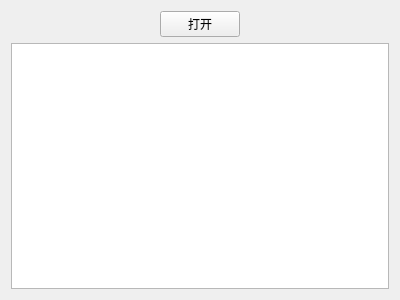
<?xml version="1.0" encoding="UTF-8"?>
<ui version="4.0">
 <class>Widget</class>
 <widget class="QWidget" name="Widget">
  <property name="geometry">
   <rect>
    <x>0</x>
    <y>0</y>
    <width>400</width>
    <height>300</height>
   </rect>
  </property>
  <property name="windowTitle">
   <string>Widget</string>
  </property>
  <layout class="QGridLayout" name="gridLayout">
   <item row="0" column="0">
    <spacer name="horizontalSpacer">
     <property name="orientation">
      <enum>Qt::Horizontal</enum>
     </property>
     <property name="sizeHint" stdset="0">
      <size>
       <width>145</width>
       <height>20</height>
      </size>
     </property>
    </spacer>
   </item>
   <item row="0" column="1">
    <widget class="QPushButton" name="pushButton">
     <property name="text">
      <string>打开</string>
     </property>
    </widget>
   </item>
   <item row="0" column="2">
    <spacer name="horizontalSpacer_2">
     <property name="orientation">
      <enum>Qt::Horizontal</enum>
     </property>
     <property name="sizeHint" stdset="0">
      <size>
       <width>144</width>
       <height>20</height>
      </size>
     </property>
    </spacer>
   </item>
   <item row="1" column="0" colspan="3">
    <widget class="QTextBrowser" name="textBrowser"/>
   </item>
  </layout>
 </widget>
 <layoutdefault spacing="6" margin="11"/>
 <resources/>
 <connections/>
</ui>
